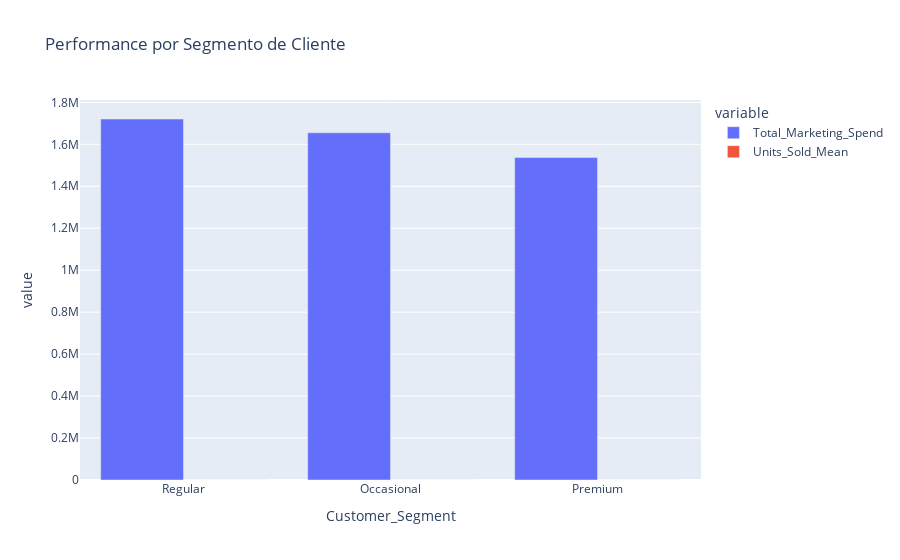

This figure's notebook cell:
### Code cell
px.bar(df_marketing_spend.reset_index(),
             x='Customer_Segment', 
             y=['Total_Marketing_Spend', 'Units_Sold_Mean'], 
             title='Performance por Segmento de Cliente',
             barmode='group')

### Figure 1 — Plotly figure (JSON) as saved in the notebook; plotly's stock layout.template omitted (floating-point values rounded to 4 significant figures)
{"data": [{"alignmentgroup": "True", "hovertemplate": "variable=Total_Marketing_Spend<br>Customer_Segment=%{x}<br>value=%{y}<extra></extra>", "legendgroup": "Total_Marketing_Spend", "marker": {"color": "#636efa", "pattern": {"shape": ""}}, "name": "Total_Marketing_Spend", "offsetgroup": "Total_Marketing_Spend", "orientation": "v", "showlegend": true, "textposition": "auto", "type": "bar", "x": ["Regular", "Occasional", "Premium"], "xaxis": "x", "y": [1721000.0, 1655000.0, 1537000.0], "yaxis": "y"}, {"alignmentgroup": "True", "hovertemplate": "variable=Units_Sold_Mean<br>Customer_Segment=%{x}<br>value=%{y}<extra></extra>", "legendgroup": "Units_Sold_Mean", "marker": {"color": "#EF553B", "pattern": {"shape": ""}}, "name": "Units_Sold_Mean", "offsetgroup": "Units_Sold_Mean", "orientation": "v", "showlegend": true, "textposition": "auto", "type": "bar", "x": ["Regular", "Occasional", "Premium"], "xaxis": "x", "y": [29.63, 29.03, 30.28], "yaxis": "y"}], "layout": {"barmode": "group", "legend": {"title": {"text": "variable"}, "tracegroupgap": 0}, "title": {"text": "Performance por Segmento de Cliente"}, "xaxis": {"anchor": "y", "domain": [0, 1], "title": {"text": "Customer_Segment"}}, "yaxis": {"anchor": "x", "domain": [0, 1], "title": {"text": "value"}}}}
